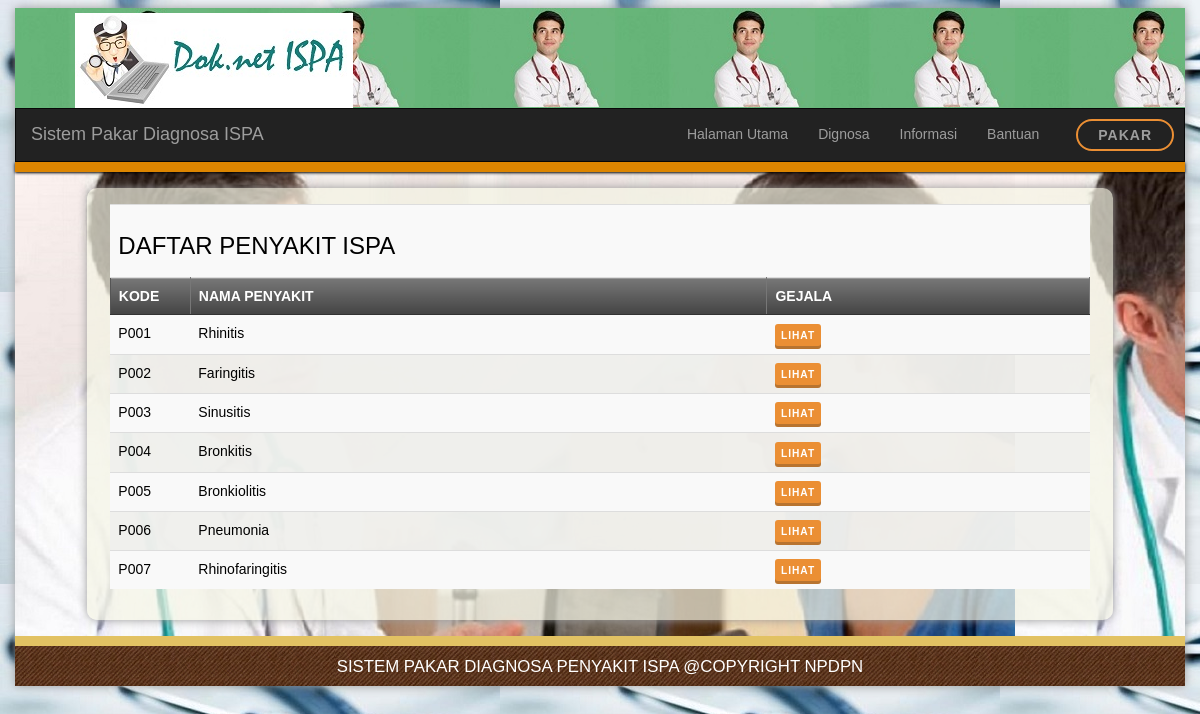
Page /?page=dafpenyakit on the committed database.
### tables this page shows
CREATE TABLE IF NOT EXISTS `penyakit` (
  `kd_penyakit` varchar(4) NOT NULL,
  `nm_penyakit` varchar(60) NOT NULL,
  `keterangan` mediumtext NOT NULL,
  `solusi` mediumtext NOT NULL
);

### tampilpenyakit.php (the view, shortened to what this page needs)
<?php
include "lib/inc.koneksidb.php";
?>
<html>
<head>
<title>Tampilan Data Penyakit</title></head>
<body>
  <div class="isi" ><br>
<table class="table table-striped table-hover">
  <tr>
    <td colspan="3"><h3>DAFTAR PENYAKIT ISPA</h3></td>
  </tr>
  <tr>
    <th class="warning" width="80"><b>KODE</b></th>
    <th class="warning"><b>NAMA PENYAKIT</b></th>
    <th class="warning"><b>GEJALA</b></th>
  </tr>
  <?php
	$sql = "SELECT * FROM penyakit ORDER BY kd_penyakit";
	$qry = mysql_query($sql, $koneksi) or die ("SQL Error".mysql_error());
	while ($data=mysql_fetch_array($qry)) {
  ?>
  <tr>
    <td><?php echo $data['kd_penyakit']; ?></td>
    <td><?php echo $data['nm_penyakit']; ?></td>
    <td><a class="btn btn-warning raised btn-xs" href="?page=dafgejala&kdsakit=<?php echo $data['kd_penyakit']; ?>"><small>Lihat</small></a></td>
  </tr>
  <?php
  }
  ?>
</table></br>
</div>
</body>
</html>

### index.php (shortened to what this page needs)
<!DOCTYPE html>
<html>
<head>
    <link rel="stylesheet" type="text/css" href="css/style.css" />
    <link rel="stylesheet" type="text/css" href="css/buttons.css" />
</head>
<body>
<div class="container">
<div class="atas">
<div class="logo"><a href="index.php"><a href="index.php"><a href="index.php"><img src="images/ISPA.jpg"></a></div>
</div>
    <nav class="navbar navbar-inverse">
        <div class="navbar-header">
          <a class="navbar-brand" href="#">Sistem Pakar Diagnosa  ISPA</a>
        </div>
        <div class="collapse navbar-collapse" id="navbar-collapse-2">
          <ul class="nav navbar-nav navbar-right">
            <li><a href="index.php">Halaman Utama</a></li>
            <li><a href="?page=daftar">Dignosa</a></li>
            <li><a href="?page=dafpenyakit">Informasi</a></li>
            <li><a href="?page=bantuan">Bantuan</a></li>
            <li>
              <a class="btn btn-warning outline btn-circle collapsed"  data-toggle="collapse" href="#nav-collapse2" aria-expanded="false" aria-controls="nav-collapse2">Pakar</a>
            </li>
          </ul>
        </div>
    </nav>
<div class="garis"></div>
<div class="badan"><br>
    <div class="container-fluid">
       <div><?php include "inc.bukaprogram.php";?></div>
    </div>
</div>
<div class="garis2"></div>
<div class="bawah"><div class="copy">
            <p> Sistem Pakar Diagnosa Penyakit ISPA @copyright NPDPN </p>
        </div>
    </div>
</div>
</body>
</html>

### inc.bukaprogram.php (shortened to what this page needs)
<?php
$page = isset($_GET['page']) ? $_GET['page']: '';
if ($page=="dafpenyakit"){
	if(file_exists ("tampilpenyakit.php")){
		include "tampilpenyakit.php";
		}
		else{
			echo"File program penyakit tidak ada!";
			}
	}
?>

### css/buttons.css (style rules this page uses)
.btn { padding: 14px 24px; border: 0 none; font-weight: 700; letter-spacing: 1px; text-transform: uppercase; }
.btn-warning { background: #eb8f34; color: #ffffff; }
.btn.outline { background: none; padding: 12px 22px; }
.btn-warning.outline { border: 2px solid #eb8f34; color: #eb8f34; }
.btn-warning.raised { box-shadow: 0 3px 0 0 #b87430; }
.btn-xs, .btn-group-xs > .btn { padding: 2px 6px; }

### rows in the picture
penyakit: kd_penyakit "P001", nm_penyakit "Rhinitis"
penyakit: kd_penyakit "P002", nm_penyakit "Faringitis"
penyakit: kd_penyakit "P003", nm_penyakit "Sinusitis"
penyakit: kd_penyakit "P004", nm_penyakit "Bronkitis"
penyakit: kd_penyakit "P005", nm_penyakit "Bronkiolitis"
penyakit: kd_penyakit "P006", nm_penyakit "Pneumonia"
penyakit: kd_penyakit "P007", nm_penyakit "Rhinofaringitis"
